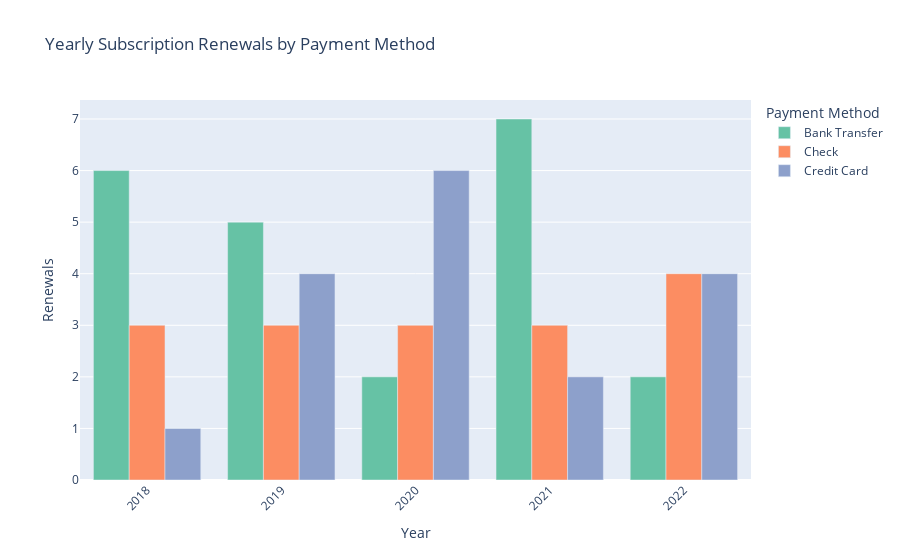

Write notebook code for a chart like this one.
### Code cell
''' I kept converting to datetime because for every code snippet, 
I kept getting errors on this space. I know this is not effective, but more time giving  I can find a more time and space complex code.'''

# this code is to find which subscription payment method had most renewals - by year and by month
# Convert start_date to datetime
subscription_data["start_date"] = pd.to_datetime(subscription_data["start_date"])

# Yearly Renewals by Payment Method
yearly_renewals = subscription_data.groupby([subscription_data['start_date'].dt.year, 'payment_method'])['renewed'].sum().reset_index()
yearly_renewals.columns = ['Year', 'Payment Method', 'Yearly Renewals']

fig_yearly = px.bar(
    yearly_renewals, x='Year', y='Yearly Renewals', color='Payment Method',
    barmode='group', title='Yearly Subscription Renewals by Payment Method',
    labels={'Year': 'Year', 'Yearly Renewals': 'Renewals'},
    color_discrete_sequence=px.colors.qualitative.Set2
)
fig_yearly.update_layout(xaxis=dict(tickangle=-45), bargap=0.2)
fig_yearly.show()

# Monthly Renewals by Payment Method
subscription_data['Month'] = subscription_data['start_date'].dt.to_period('M').astype(str)
monthly_renewals = subscription_data.groupby(['Month', 'payment_method'])['renewed'].sum().reset_index()
monthly_renewals.columns = ['Month', 'Payment Method', 'Monthly Renewals']

# Determine the exact range to zoom in properly
y_min = max(0, monthly_renewals['Monthly Renewals'].min() - 1)  # Ensure not negative
y_max = monthly_renewals['Monthly Renewals'].max() + 1  # Slightly above max

fig_monthly.update_layout(
    xaxis=dict(tickangle=-45),
    yaxis=dict(title="Monthly Renewals", range=[y_min, y_max]),  # Set precise range
    height=500  # Adjust height for better visibility
)


fig_monthly.update_layout(xaxis=dict(tickangle=-45), bargap=0.2)
fig_monthly.show()
pio.write_html(fig, "Monthly Renewals.html")

### Figure 1 — Plotly figure (JSON) as saved in the notebook; plotly's stock layout.template omitted (floating-point values rounded to 4 significant figures)
{"data": [{"alignmentgroup": "True", "hovertemplate": "Payment Method=Bank Transfer<br>Year=%{x}<br>Renewals=%{y}<extra></extra>", "legendgroup": "Bank Transfer", "marker": {"color": "rgb(102,194,165)", "pattern": {"shape": ""}}, "name": "Bank Transfer", "offsetgroup": "Bank Transfer", "orientation": "v", "showlegend": true, "textposition": "auto", "type": "bar", "x": [2018, 2019, 2020, 2021, 2022], "xaxis": "x", "y": [6, 5, 2, 7, 2], "yaxis": "y"}, {"alignmentgroup": "True", "hovertemplate": "Payment Method=Check<br>Year=%{x}<br>Renewals=%{y}<extra></extra>", "legendgroup": "Check", "marker": {"color": "rgb(252,141,98)", "pattern": {"shape": ""}}, "name": "Check", "offsetgroup": "Check", "orientation": "v", "showlegend": true, "textposition": "auto", "type": "bar", "x": [2018, 2019, 2020, 2021, 2022], "xaxis": "x", "y": [3, 3, 3, 3, 4], "yaxis": "y"}, {"alignmentgroup": "True", "hovertemplate": "Payment Method=Credit Card<br>Year=%{x}<br>Renewals=%{y}<extra></extra>", "legendgroup": "Credit Card", "marker": {"color": "rgb(141,160,203)", "pattern": {"shape": ""}}, "name": "Credit Card", "offsetgroup": "Credit Card", "orientation": "v", "showlegend": true, "textposition": "auto", "type": "bar", "x": [2018, 2019, 2020, 2021, 2022], "xaxis": "x", "y": [1, 4, 6, 2, 4], "yaxis": "y"}], "layout": {"bargap": 0.2, "barmode": "group", "legend": {"title": {"text": "Payment Method"}, "tracegroupgap": 0}, "title": {"text": "Yearly Subscription Renewals by Payment Method"}, "xaxis": {"anchor": "y", "domain": [0, 1], "tickangle": -45, "title": {"text": "Year"}}, "yaxis": {"anchor": "x", "domain": [0, 1], "title": {"text": "Renewals"}}}}
